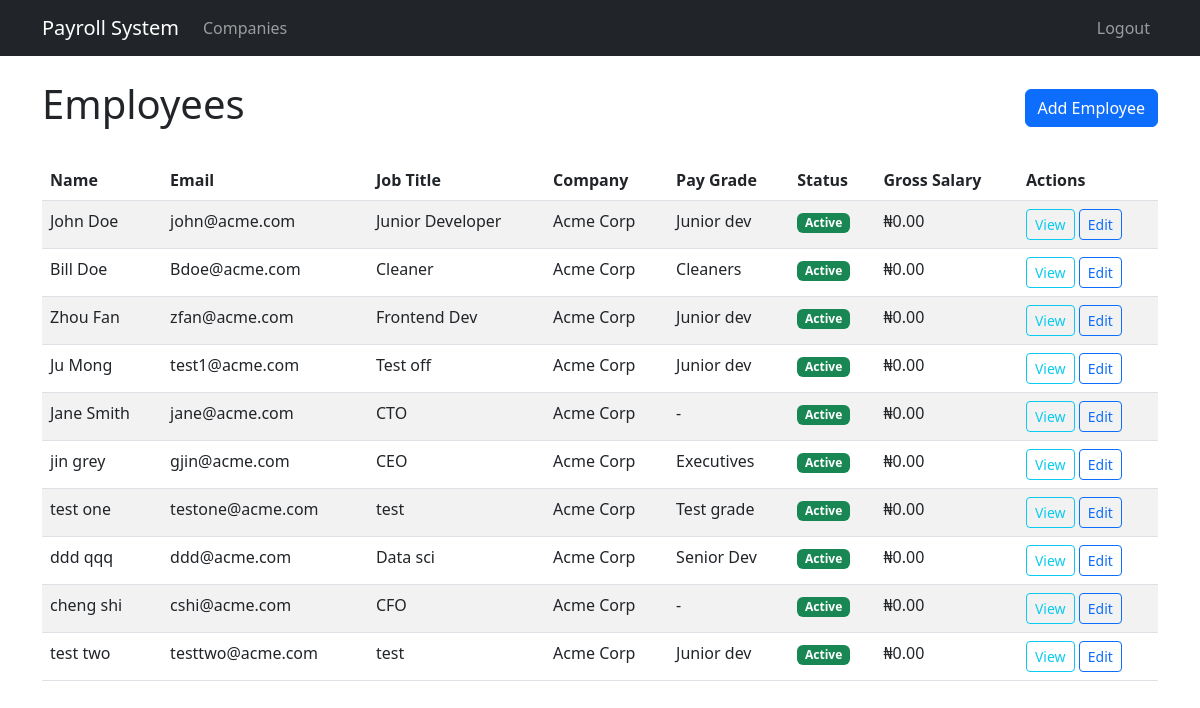
/employees/ (signed in), run on an earlier commit of the app's database.
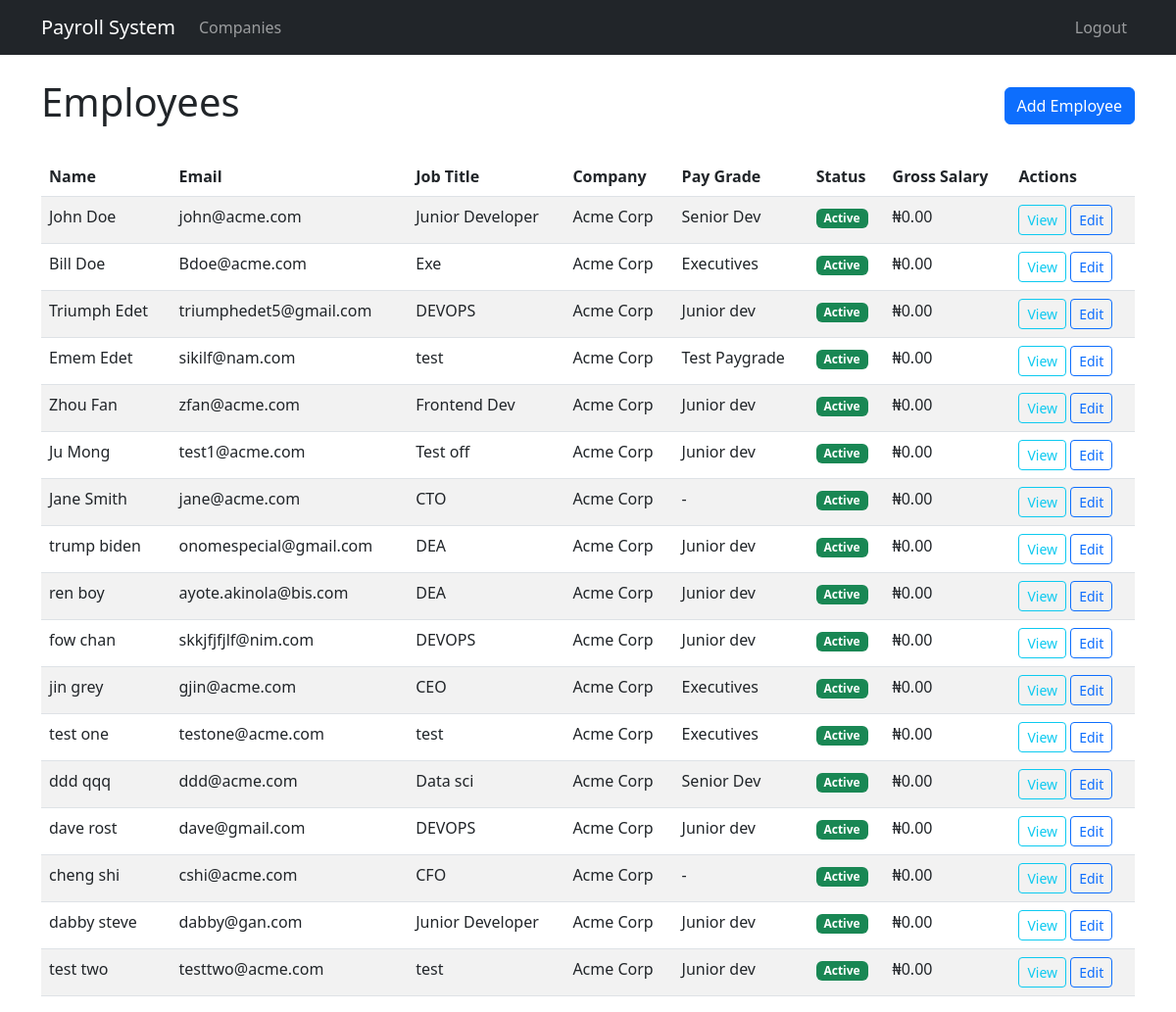
And on a later commit of the database.
### employees/models.py (models this page shows, shortened)
class Employee(TimeStampedModel):
    email = models.EmailField(unique=True)
    job_title = models.CharField(max_length=100)
    company = models.ForeignKey('company.Company', on_delete=models.CASCADE)
    first_name = models.CharField(max_length=50)
    last_name = models.CharField(max_length=50)
    pay_grade = models.ForeignKey(
        'salary.PayGrade',
        on_delete=models.SET_NULL,
        null=True,
        blank=True,
    )
    is_active = models.BooleanField(default=True)

### company/models.py (models this page shows)
class Company(TimeStampedModel):
    name = models.CharField(max_length=100)
    tax_id = models.CharField(max_length=30, blank=True)
    address = models.TextField()
    is_active = models.BooleanField(default=True)
    def __str__(self):
        return self.name

### salary/models.py (models this page shows)
class PayGrade(TimeStampedModel):
    name = models.CharField(max_length=100, unique=True)
    is_active = models.BooleanField(default=True)
    def __str__(self):
        return f"{self.name}"

### employees/views.py (the view)
# urls.py: path('', views.EmployeeListView.as_view(), name='employees_list'),
class EmployeeListView(LoginRequiredMixin, ListView):
    model = Employee
    template_name = 'employees/employee_list.html'
    context_object_name = 'employees'
    paginate_by = 20
    def get_queryset(self):
        return Employee.objects.select_related('company', 'pay_grade').order_by('last_name')

### employees/templates/employees/employee_list.html (shortened to what this page needs)
{% extends 'base.html' %}
{% block content %}
<div class="d-flex justify-content-between align-items-center mb-4">
    <h1>Employees</h1>
    <a href="{% url 'employees_create' %}" class="btn btn-primary">Add Employee</a>
</div>
<div class="table-responsive">
    <table class="table table-striped table-hover">
        <thead>
            <tr>
                <th>Name</th>
                <th>Email</th>
                <th>Job Title</th>
                <th>Company</th>
                <th>Pay Grade</th>
                <th>Status</th>
                <th>Gross Salary</th>
                <th>Actions</th>
            </tr>
        </thead>
        <tbody>
            {% for employee in employees %}
            <tr>
                <td>{{ employee.first_name }} {{ employee.last_name }}</td>
                <td>{{ employee.email }}</td>
                <td>{{ employee.job_title }}</td>
                <td>{{ employee.company }}</td>
                <td>{{ employee.pay_grade|default:"-" }}</td>
                <td>
                    {% if employee.is_active %}
                    <span class="badge bg-success">Active</span>
                    {% else %}
                    <span class="badge bg-secondary">Inactive</span>
                    {% endif %}
                </td>
                <td>₦{{ employee.calculate_payroll.gross_salary|default:"0.00" }}</td>
                <td>
                    <a href="{% url 'employees_detail' employee.pk %}" class="btn btn-sm btn-outline-info">View</a>
                    <a href="{% url 'employees_update' employee.pk %}" class="btn btn-sm btn-outline-primary">Edit</a>
                </td>
            </tr>
            {% empty %}
            <tr>
                <td colspan="8" class="text-center">No employees found</td>
            </tr>
            {% endfor %}
        </tbody>
    </table>
</div>
{% endblock %}

What changed in the data, as far as the page shows it:
changed Employee "John": pay_grade "Junior dev" → "Senior Dev"
changed Employee "Bill": job_title "Cleaner" → "Exe"; pay_grade "Cleaners" → "Executives"
added Employee: first_name "Triumph", last_name "Edet", email "triumphedet5@gmail.com", job_title "DEVOPS", company "Acme Corp", pay_grade "Junior dev", is_active "Active", calculate_payroll.gross_salary "0.00"
added Employee: first_name "Emem", last_name "Edet", email "sikilf@nam.com", job_title "test", company "Acme Corp", pay_grade "Test Paygrade", is_active "Active", calculate_payroll.gross_salary "0.00"
added Employee: first_name "trump", last_name "biden", email "onomespecial@gmail.com", job_title "DEA", company "Acme Corp", pay_grade "Junior dev", is_active "Active", calculate_payroll.gross_salary "0.00"
added Employee: first_name "ren", last_name "boy", email "ayote.akinola@bis.com", job_title "DEA", company "Acme Corp", pay_grade "Junior dev", is_active "Active", calculate_payroll.gross_salary "0.00"
added Employee: first_name "fow", last_name "chan", email "skkjfjfjlf@nim.com", job_title "DEVOPS", company "Acme Corp", pay_grade "Junior dev", is_active "Active", calculate_payroll.gross_salary "0.00"
changed Employee "one": pay_grade "Test grade" → "Executives"
added Employee: first_name "dave", last_name "rost", email "dave@gmail.com", job_title "DEVOPS", company "Acme Corp", pay_grade "Junior dev", is_active "Active", calculate_payroll.gross_salary "0.00"
added Employee: first_name "dabby", last_name "steve", email "dabby@gan.com", job_title "Junior Developer", company "Acme Corp", pay_grade "Junior dev", is_active "Active", calculate_payroll.gross_salary "0.00"
